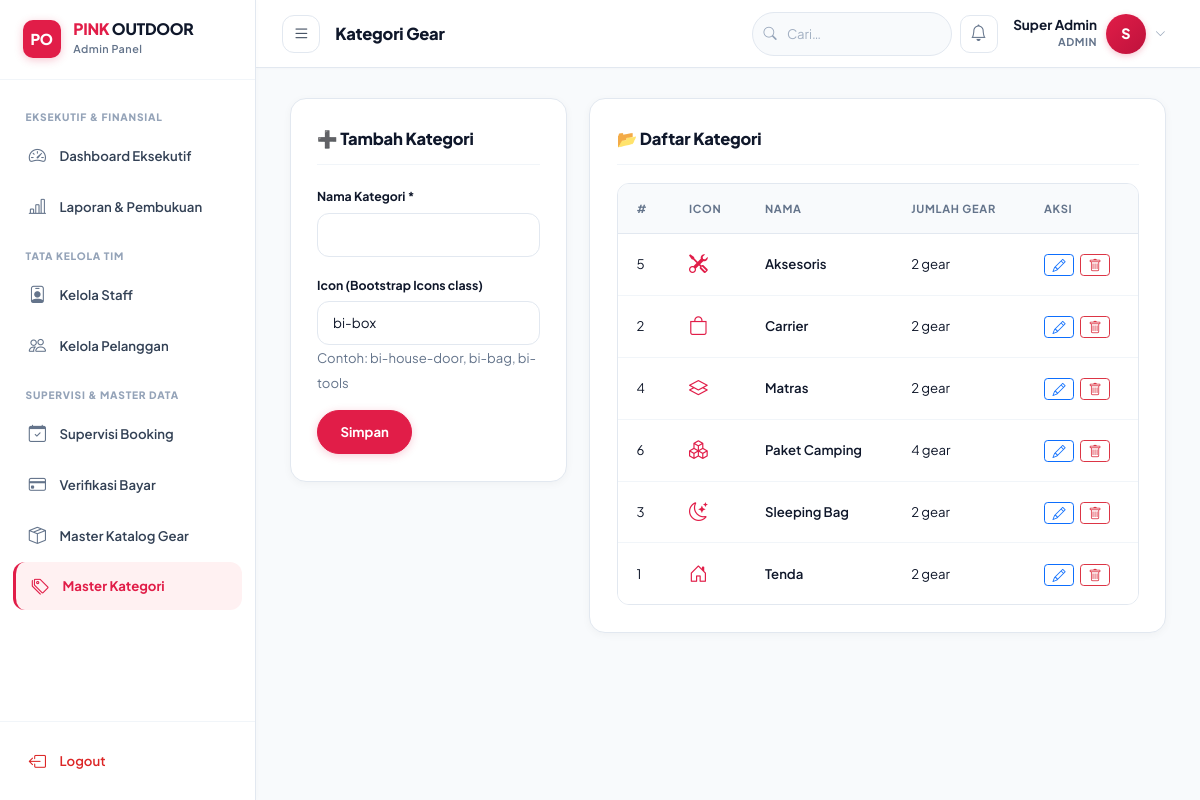
Screenshot of /admin/categories.php (signed in) with the database file from the repository.
### tables this page shows
CREATE TABLE IF NOT EXISTS `categories` (
  `id`         INT(11) NOT NULL AUTO_INCREMENT,
  `name`       VARCHAR(100) NOT NULL,
  `slug`       VARCHAR(100) NOT NULL UNIQUE,
  `icon`       VARCHAR(50) DEFAULT 'bi-box',
  `created_at` TIMESTAMP DEFAULT CURRENT_TIMESTAMP,
  PRIMARY KEY (`id`)
);

### config/session.php (called while the page is built, shortened)
<?php
function csrfToken(): string {
    return $_SESSION['csrf_token'];
}

### admin/categories.php (the view, shortened to what this page needs)
<?php
require_once '../config/config.php';
$edit = null;
$categories = $conn->query("
    SELECT c.*, (SELECT COUNT(*) FROM products WHERE category_id = c.id) AS total
    FROM categories c ORDER BY c.name
")->fetch_all(MYSQLI_ASSOC);
include '../config/partials/head.php';
?>
<div class="d-flex">
  <?php include '../config/partials/sidebar_admin.php'; ?>
  <div class="dashboard-wrapper flex-grow-1">
    <?php include '../config/partials/topbar.php'; ?>
    <div class="dashboard-content">
      <div class="row g-4">
        <div class="col-lg-4">
          <div class="section-card">
            <div class="section-title"><?= $edit ? '✏️ Edit Kategori' : '➕ Tambah Kategori' ?></div>
            <form method="POST">
              <div class="mb-3">
                <label class="form-label">Nama Kategori *</label>
                <input type="text" name="name" class="form-control" required
                       value="<?= htmlspecialchars($edit['name'] ?? '') ?>">
              </div>
              <div class="mb-3">
                <label class="form-label">Icon (Bootstrap Icons class)</label>
                <input type="text" name="icon" class="form-control"
                       value="<?= htmlspecialchars($edit['icon'] ?? 'bi-box') ?>"
                       placeholder="bi-box">
                <small class="text-muted">Contoh: bi-house-door, bi-bag, bi-tools</small>
              </div>
              <div class="d-flex gap-2">
                <button type="submit" class="btn-pink"><?= $edit ? 'Update' : 'Simpan' ?></button>
              </div>
            </form>
          </div>
        </div>
        <div class="col-lg-8">
          <div class="section-card">
            <div class="section-title">📂 Daftar Kategori</div>
            <div class="table-responsive">
              <table class="table table-custom table-hover mb-0">
                <thead>
                  <tr><th>#</th><th>Icon</th><th>Nama</th><th>Jumlah Gear</th><th>Aksi</th></tr>
                </thead>
                <tbody>
                  <?php foreach ($categories as $c): ?>
                  <tr>
                    <td><?= (int)$c['id'] ?></td>
                    <td><i class="bi <?= htmlspecialchars($c['icon']) ?> fs-5 text-pink"></i></td>
                    <td class="fw-600"><?= htmlspecialchars($c['name']) ?></td>
                    <td><?= (int)$c['total'] ?> gear</td>
                    <td>
                      <a href="categories.php?edit=<?= (int)$c['id'] ?>"
                         class="btn btn-sm btn-outline-primary py-0 me-1">
                        <i class="bi bi-pencil"></i>
                      </a>
                      <button onclick="confirmDelete('categories.php?delete=<?= (int)$c['id'] ?>&csrf_token=<?= csrfToken() ?>','<?= addslashes(htmlspecialchars($c['name'])) ?>')"
                              class="btn btn-sm btn-outline-danger py-0">
                        <i class="bi bi-trash"></i>
                      </button>
                    </td>
                  </tr>
                  <?php endforeach; ?>
                </tbody>
              </table>
            </div>
          </div>
        </div>
      </div>
    </div>
  </div>
</div>
<?php include '../config/partials/scripts.php'; ?>

### rows the page displays
categories: id "5", name "Aksesoris", total "2"
categories: id "2", name "Carrier", total "2"
categories: id "4", name "Matras", total "2"
categories: id "6", name "Paket Camping", total "4"
categories: id "3", name "Sleeping Bag", total "2"
categories: id "1", name "Tenda", total "2"

### other values shown
$pageTitle "Kategori Gear"
getUserName() "Super Admin"
getRole() "ADMIN"
substr(getUserName(), 0, 1) "S"
